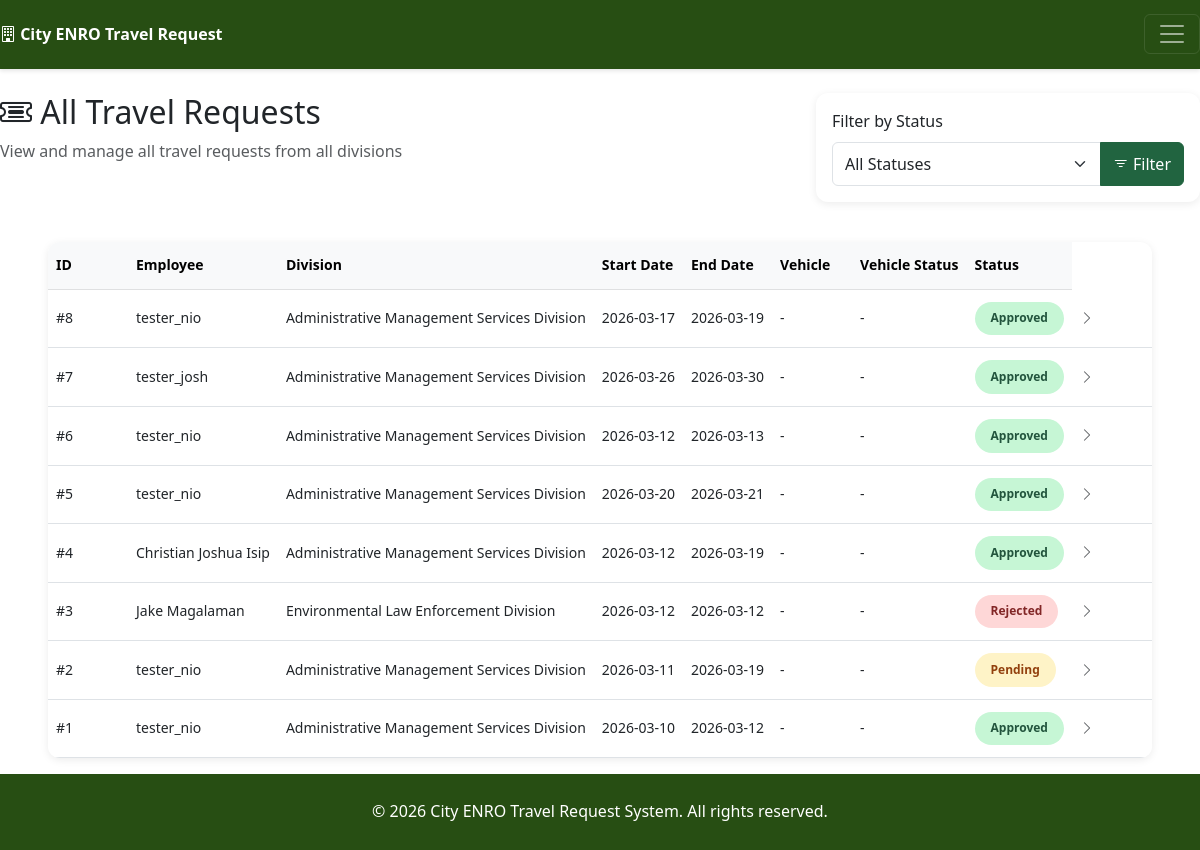
/tickets/all (signed in), run on the app's committed database.
### tables this page shows
CREATE TABLE tickets (
            id INTEGER PRIMARY KEY AUTOINCREMENT,
            user_id INTEGER NOT NULL,
            division_id INTEGER NOT NULL,
            destination VARCHAR(200) NOT NULL,
            purpose TEXT NOT NULL,
            associates TEXT,
            start_date DATE NOT NULL,
            end_date DATE NOT NULL,
            vehicle_needed VARCHAR(10) DEFAULT 'no',
            vehicle_assigned VARCHAR(100),
            status VARCHAR(50) DEFAULT 'pending',
            created_at TIMESTAMP DEFAULT CURRENT_TIMESTAMP,
            updated_at TIMESTAMP DEFAULT CURRENT_TIMESTAMP,
            FOREIGN KEY (user_id) REFERENCES users(id),
            FOREIGN KEY (division_id) REFERENCES divisions(id)
        );

CREATE TABLE users (
            id INTEGER PRIMARY KEY AUTOINCREMENT,
            username VARCHAR(50) UNIQUE NOT NULL,
            password VARCHAR(255) NOT NULL,
            role VARCHAR(50) NOT NULL,
            division_id INTEGER,
            full_name VARCHAR(100) NOT NULL,
            created_at TIMESTAMP DEFAULT CURRENT_TIMESTAMP,
            FOREIGN KEY (division_id) REFERENCES divisions(id)
        );

CREATE TABLE divisions (
            id INTEGER PRIMARY KEY AUTOINCREMENT,
            name VARCHAR(100) NOT NULL
        );

### routes/tickets.py (the view)
@tickets_bp.route('/all')
def all_tickets():
    if not require_login():
        return redirect(url_for('auth.login'))
    if session.get('role') not in ['director', 'final_authorizer', 'admin']:
        flash('Access denied', 'danger')
        return redirect(url_for('main.dashboard'))
    status_filter = request.args.get('status', '')
    db_type = get_db_type()
    try:
        conn = get_db_connection()
        cursor = conn.cursor()
        query = """
            SELECT t.*, u.full_name as user_name, d.name as division_name,
                   v.name as vehicle_name
            FROM tickets t
            LEFT JOIN users u ON t.user_id = u.id
            LEFT JOIN divisions d ON t.division_id = d.id
            LEFT JOIN vehicles v ON t.vehicle_assigned = v.name
        """
        if status_filter:
            allowed_statuses = ['pending', 'director_approved', 'approved', 'rejected']
            if status_filter in allowed_statuses:
                if db_type == 'sqlite':
                    query += " WHERE t.status = ?"
                    params = (status_filter,)
                else:
                    query += " WHERE t.status = %s"
                    params = (status_filter,)
            else:
                params = ()
        else:
            params = ()
        query += " ORDER BY t.created_at DESC"
        if params:
            cursor.execute(query, params)
        else:
            cursor.execute(query)
        if db_type == 'sqlite':
            rows = cursor.fetchall()
            tickets = [dict_from_row(row) for row in rows]
        else:
            tickets = cursor.fetchall()
        conn.close()
        for ticket in tickets:
            if ticket.get('start_date') and isinstance(ticket.get('start_date'), str):
                ticket['start_date'] = datetime.strptime(ticket['start_date'], '%Y-%m-%d').date()
            if ticket.get('end_date') and isinstance(ticket.get('end_date'), str):
                ticket['end_date'] = datetime.strptime(ticket['end_date'], '%Y-%m-%d').date()
    except Exception as e:
        flash(f'Error loading tickets: {str(e)}', 'danger')
        tickets = []
    return render_template('tickets/all_tickets.html', tickets=tickets, status_filter=status_filter)

### db.py (called while the page is built)
def get_db_type():
    try:
        from flask import has_request_context, request
        if has_request_context() and hasattr(current_app, 'config'):
            return current_app.config.get('DATABASE_TYPE', 'sqlite')
    except:
        pass
    return 'sqlite'

def get_db_connection():
    db_type = get_db_type()
    if db_type == 'sqlite':
        return get_sqlite_connection()
    else:
        return get_mysql_connection()

def get_sqlite_connection():
    import os
    from config import Config
    db_path = getattr(Config, 'SQLITE_DATABASE', 'cityhall.db')
    try:
        if hasattr(current_app, 'config'):
            db_path = current_app.config.get('SQLITE_DATABASE', db_path)
    except:
        pass
    conn = sqlite3.connect(db_path)
    conn.row_factory = sqlite3.Row
    return conn

def dict_from_row(row):
    if row is None:
        return None
    if hasattr(row, 'keys'):
        return dict(zip(row.keys(), row))
    return row

### routes/tickets.py (called while the page is built)
def require_login():
    return 'user_id' in session

### templates/tickets/all_tickets.html (shortened to what this page needs)
{% extends "base.html" %}
{% block content %}
<div class="row mb-4">
    <div class="col-md-8">
        <h2><i class="bi bi-ticket-detailed"></i> All Travel Requests</h2>
        <p class="text-muted">View and manage all travel requests from all divisions</p>
    </div>
    <div class="col-md-4">
        <div class="card">
            <div class="card-body">
                <form method="GET" action="{{ url_for('tickets.all_tickets') }}">
                    <label for="status" class="form-label">Filter by Status</label>
                    <div class="input-group">
                        <select class="form-select" id="status" name="status">
                            <option value="">All Statuses</option>
                        </select>
                        <button class="btn btn-primary" type="submit">
                            <i class="bi bi-filter"></i> Filter
                        </button>
                    </div>
                </form>
            </div>
        </div>
    </div>
</div>
<div class="wide-container">
    <div class="card table-card">
    <div class="card-body p-0">
        {% if tickets %}
        <div class="table-responsive">
            <table class="table table-hover mb-0">
                <thead class="table-light">
                    <tr>
                        <th>ID</th>
                        <th>Employee</th>
                        <th>Division</th>
                        <th>Start Date</th>
                        <th>End Date</th>
                        <th>Vehicle</th>
                        <th>Vehicle Status</th>
                        <th>Status</th>
                    </tr>
                </thead>
                <tbody>
                    {% for ticket in tickets %}
                    <tr class="ticket-row" data-ticket-id="{{ ticket.id }}">
                        <td>#{{ ticket.id }}</td>
                        <td>{{ ticket.user_name }}</td>
                        <td>{{ ticket.division_name }}</td>
                        <td>{{ ticket.start_date.strftime('%Y-%m-%d') if ticket.start_date else '-' }}</td>
                        <td>{{ ticket.end_date.strftime('%Y-%m-%d') if ticket.end_date else '-' }}</td>
                        <td>
                            {{ ticket.vehicle_name if ticket.vehicle_name else '-' }}
                        </td>
                        <td>
                            {{ ticket.vehicle_status|title if ticket.vehicle_status else '-' }}
                        </td>
                        <td>
                            <span class="status-badge status-{{ ticket.status }}">
                                {{ ticket.status|replace('_', ' ')|title }}
                            </span>
                        </td>
                        <td>
                            <i class="bi bi-chevron-right text-muted"></i>
                        </td>
                    </tr>
                    {% endfor %}
                </tbody>
            </table>
        </div>
        {% else %}
        <div class="text-center py-5">
            <i class="bi bi-inbox" style="font-size: 3rem; color: #ccc;"></i>
            <p class="mt-3 text-muted">No travel requests found.</p>
        </div>
        {% endif %}
    </div>
</div>
    </div>
</div>
{% endblock %}

### templates/base.html (style rules this page uses)
:root { --primary-color: #274e13; --accent-color: #216440; --success-color: #38a169; --warning-color: #d69e2e; --danger-color: #e53e3e; --light-bg: #3f6342; }
body { background-image: url('/static/img/nd%20CREDIT%20John%20Christian%20Yayen_CNCH%20%2B%20Honday%20Bay-blue%20filter.jpg'); background-size: cover; background-position: flex; background-repeat: no-repeat; background-attachment: fixed; min-height: 100vh; display: flex; flex-direction: column; font-size: clamp(0.875rem, 1rem, 1.125rem); line-height: 1.6; margin: 0; padding: 0; }
.card { border: none; border-radius: 10px; box-shadow: 0 2px 8px rgba(0,0,0,0.08); transition: transform 0.2s, box-shadow 0.2s; }
.btn-primary { background-color: var(--accent-color); border-color: var(--accent-color); }
.status-badge { padding: 5px 12px; border-radius: 20px; font-size: 0.85rem; font-weight: 500; }
.status-pending { background-color: #fef3c7; color: #92400e; }
.status-approved { background-color: #c6f6d5; color: #22543d; }
.status-rejected { background-color: #fed7d7; color: #822727; }
.table-card { border-radius: 10px; overflow: hidden; }
h2 { font-size: clamp(1.25rem, 3.5vw, 2rem); }
.wide-container { max-width: 1600px; margin: 0 auto; padding-left: clamp(1rem, 5vw, 3rem); padding-right: clamp(1rem, 5vw, 3rem); }
.btn { font-size: clamp(0.875rem, 2.5vw, 1rem); min-height: clamp(37px, 10vw, 43px); }
.table { font-size: clamp(0.75rem, 2vw, 0.875rem); }
.status-badge { font-size: clamp(0.75rem, 2.5vw, 0.875rem); padding: clamp(0.4rem, 2vw, 0.6rem) clamp(0.75rem, 4vw, 1rem) !important; font-weight: 600 !important; min-height: 1.5em; display: inline-flex; align-items: center; line-height: 1.2; white-space: nowrap; }
.card { margin-bottom: 1rem; border-radius: 0.75rem; }
.btn { min-height: 44px; font-size: 16px; }
.status-badge { font-size: 0.75rem; padding: 0.375rem 0.75rem; }
table { font-size: 0.875rem; }
.table th, .table td { padding: 0.75rem 0.5rem; white-space: nowrap; min-width: 80px; }
.ticket-row { cursor: pointer; transition: background-color 0.2s; }
html { overflow-y: scroll !important; }
.ticket-row td { vertical-align: middle; }

### data on the page
tickets: id "8", user_name "tester_nio", division_name "Administrative Management Services Division", start_date "2026-03-17", end_date "2026-03-19", vehicle_name "-", vehicle_status "-", status "Approved"
tickets: id "7", user_name "tester_josh", division_name "Administrative Management Services Division", start_date "2026-03-26", end_date "2026-03-30", vehicle_name "-", vehicle_status "-", status "Approved"
tickets: id "6", user_name "tester_nio", division_name "Administrative Management Services Division", start_date "2026-03-12", end_date "2026-03-13", vehicle_name "-", vehicle_status "-", status "Approved"
tickets: id "5", user_name "tester_nio", division_name "Administrative Management Services Division", start_date "2026-03-20", end_date "2026-03-21", vehicle_name "-", vehicle_status "-", status "Approved"
tickets: id "4", user_name "Christian Joshua Isip", division_name "Administrative Management Services Division", start_date "2026-03-12", end_date "2026-03-19", vehicle_name "-", vehicle_status "-", status "Approved"
tickets: id "3", user_name "Jake Magalaman", division_name "Environmental Law Enforcement Division", start_date "2026-03-12", end_date "2026-03-12", vehicle_name "-", vehicle_status "-", status "Rejected"
tickets: id "2", user_name "tester_nio", division_name "Administrative Management Services Division", start_date "2026-03-11", end_date "2026-03-19", vehicle_name "-", vehicle_status "-", status "Pending"
tickets: id "1", user_name "tester_nio", division_name "Administrative Management Services Division", start_date "2026-03-10", end_date "2026-03-12", vehicle_name "-", vehicle_status "-", status "Approved"
